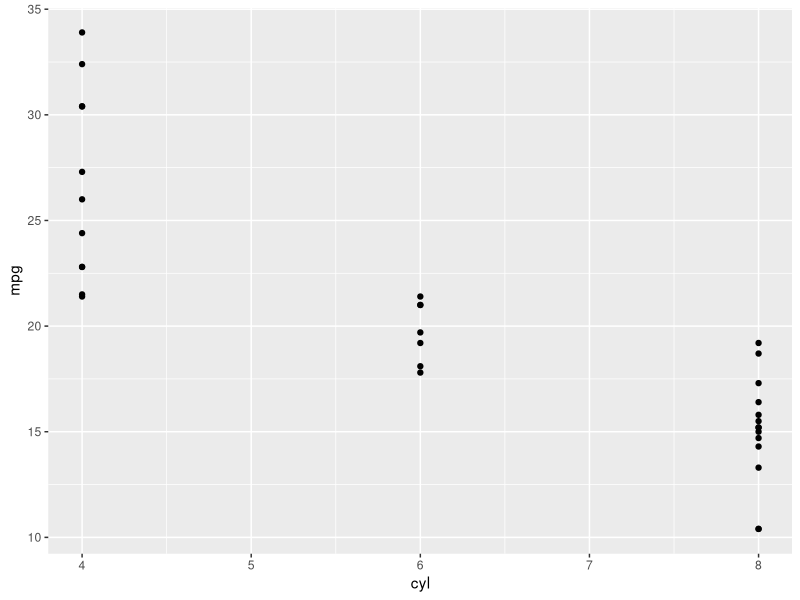

Write R code to recreate this figure.
library(tidyverse)
ggplot(mtcars, aes(x= cyl, y = mpg)) +
                  geom_point()
                
                